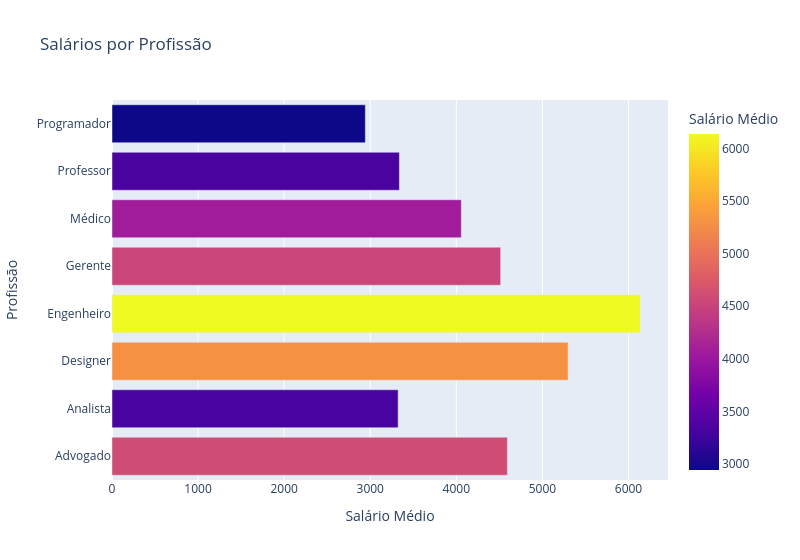

The notebook cell saved with this chart:
### Markdown cell above
Para termos a opção de mudar a cor e tamanho:

### Code cell
salario_por_profissao = df.groupby('Profissão')['Salário'].mean().reset_index()

fig = px.bar(salario_por_profissao, x='Salário', y='Profissão', orientation='h',
             title='Salários por Profissão',
             labels={'Salário': 'Salário Médio', 'Profissão': 'Profissão'},
             color='Salário',  # Especificando a cor baseada nos valores de salário
             width=800)        # Definindo a largura do gráfico em pixels

fig.show()

### Figure 1 — Plotly figure (JSON) as saved in the notebook; plotly's stock layout.template omitted (floating-point values rounded to 4 significant figures)
{"data": [{"hovertemplate": "Salário Médio=%{marker.color}<br>Profissão=%{y}<extra></extra>", "legendgroup": "", "marker": {"color": [4594.0, 3324.0, 5298.0, 6136.0, 4515.0, 4058.0, 3338.0, 2943.0], "coloraxis": "coloraxis", "pattern": {"shape": ""}}, "name": "", "orientation": "h", "showlegend": false, "textposition": "auto", "x": [4594.0, 3324.0, 5298.0, 6136.0, 4515.0, 4058.0, 3338.0, 2943.0], "xaxis": "x", "y": ["Advogado", "Analista", "Designer", "Engenheiro", "Gerente", "Médico", "Professor", "Programador"], "yaxis": "y", "type": "bar"}], "layout": {"xaxis": {"anchor": "y", "domain": [0.0, 1.0], "title": {"text": "Salário Médio"}}, "yaxis": {"anchor": "x", "domain": [0.0, 1.0], "title": {"text": "Profissão"}}, "coloraxis": {"colorbar": {"title": {"text": "Salário Médio"}}, "colorscale": [[0.0, "#0d0887"], [0.1111, "#46039f"], [0.2222, "#7201a8"], [0.3333, "#9c179e"], [0.4444, "#bd3786"], [0.5556, "#d8576b"], [0.6667, "#ed7953"], [0.7778, "#fb9f3a"], [0.8889, "#fdca26"], [1.0, "#f0f921"]]}, "legend": {"tracegroupgap": 0}, "title": {"text": "Salários por Profissão"}, "barmode": "relative", "width": 800}}
